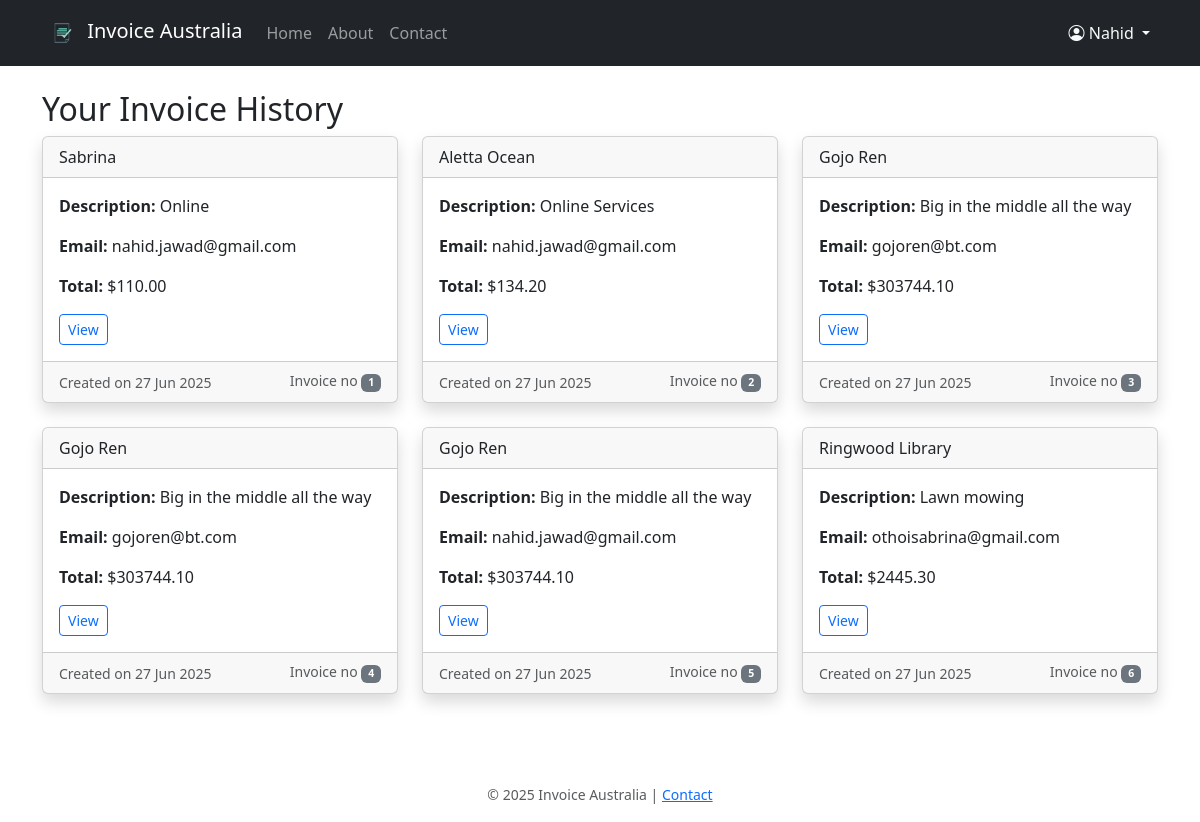
The page /history (signed in) on the database its author committed.
### app.py (models this page shows)
class Invoice(db.Model):
    id = db.Column(db.Integer, primary_key=True)
    user_id = db.Column(db.Integer, db.ForeignKey('user.id'), nullable=False)
    data = db.Column(db.Text, nullable=False)
    created_at = db.Column(db.DateTime, default=datetime.utcnow)

### app.py (the view)
@app.route("/history")
def history():
    if not session.get("user") or not session["user"].get("is_premium"):
        return redirect(url_for("premium"))
    user = User.query.get(session["user"]["id"])
    invoices = user.invoices
    for invoice in invoices:
        invoice.data = json.loads(invoice.data)
    return render_template("history.html", invoices=invoices)

### app.py (called while the page is built)
@app.context_processor
def inject_user():
    user_data = session.get("user")
    return dict(current_user=user_data)

@app.context_processor
def inject_year():
    return {'year': datetime.now().year}

@app.context_processor
def inject_globals():
    user = session.get("user")
    return {
        "current_user": user,
        "year": datetime.now().year,
        "is_premium": user.get("is_premium") if user else False,
    }

### templates/history.html
{% extends "base.html" %}
{% block content %}
<h2>Your Invoice History</h2>
<div class="row">
  {% for invoice in invoices %}
    <div class="col-md-4">
      <div class="card mb-4 shadow">
        <div class="card-header">{{ invoice.data.client_name }}</div>
        <div class="card-body">
          <p class="card-text"><strong>Description:</strong> {{ invoice.data.description }}</p>
          <p class="card-text"><strong>Email:</strong> {{ invoice.data.client_email }}</p>
          <p class="card-text"><strong>Total:</strong> ${{ "%.2f"|format(invoice.data.total) }}</p>
          <a href="{{ url_for('view_invoice', invoice_id=invoice.id) }}" class="btn btn-outline-primary btn-sm">View</a>
        </div>
        <div class="card-footer">
          <small class="text-body-secondary">Created on {{ invoice.created_at.strftime('%d %b %Y') }}</small>
          <small class="float-end text-body-secondary">Invoice no <span class="badge text-bg-secondary">{{ invoice.id }}</span></small>
        </div>
      </div>
    </div>
  {% endfor %}
</div>
{% endblock %}

### templates/base.html (shortened to what this page needs)
<!DOCTYPE html>
<html lang="en">
<head>
  <link href="https://cdn.jsdelivr.net/npm/bootstrap@5.3.2/dist/css/bootstrap.min.css" rel="stylesheet">
  <link rel="stylesheet" href="https://cdn.jsdelivr.net/npm/bootstrap-icons@1.10.5/font/bootstrap-icons.css">
</head>
<body>
  <nav class="navbar navbar-expand-lg navbar-dark bg-dark">
    <div class="container">
      <a href="{{ url_for('form') }}" class="navbar-brand">
        <img src="{{ url_for('static', filename='img/logo.png') }}" alt="Logo" height="40">
        Invoice Australia
      </a>
      <div class="collapse navbar-collapse justify-content-between" id="navbarNav">
        <ul class="navbar-nav">
          <li class="nav-item"><a class="nav-link" href="{{ url_for('form') }}">Home</a></li>
          <li class="nav-item"><a class="nav-link" href="/about">About</a></li>
          <li class="nav-item"><a class="nav-link" href="/contact">Contact</a></li>
        </ul>
        <ul class="navbar-nav ms-auto d-none d-lg-flex user-menu">
          {% if current_user %}
            <li class="nav-item dropdown">
              <a class="nav-link dropdown-toggle text-light" href="#" id="desktopUserMenu" role="button" data-bs-toggle="dropdown" aria-expanded="false">
                <i class="bi bi-person-circle"></i> {{ current_user["name"].split(' ')[0] }}
              </a>
            </li>
          {% else %}
            <li class="nav-item">
              <a class="btn btn-outline-light btn-sm" href="{{ url_for('google.login') }}">Login with Gmail</a>
            </li>
          {% endif %}
        </ul>
      </div>
    </div>
  </nav>
  <main class="container mt-4">
    {% block content %}{% endblock %}
  </main>
  <footer class="text-center text-muted mt-5 py-3">
    <small>&copy; {{ year }} Invoice Australia | <a href="/contact">Contact</a></small>
  </footer>
</body>
</html>

### templates/base.html (style rules this page uses)
.user-menu { display: flex; align-items: center; }

### rows shown on the page
Invoice: data.client_name "Sabrina", data.description "Online", data.client_email "nahid.jawad@gmail.com", data.total "110.00", created_at "27 Jun 2025", id "1"
Invoice: data.client_name "Aletta Ocean", data.description "Online Services", data.client_email "nahid.jawad@gmail.com", data.total "134.20", created_at "27 Jun 2025", id "2"
Invoice: data.client_name "Gojo Ren", data.description "Big in the middle all the way", data.client_email "gojoren@bt.com", data.total "303744.10", created_at "27 Jun 2025", id "3"
Invoice: data.client_name "Gojo Ren", data.description "Big in the middle all the way", data.client_email "gojoren@bt.com", data.total "303744.10", created_at "27 Jun 2025", id "4"
Invoice: data.client_name "Gojo Ren", data.description "Big in the middle all the way", data.client_email "nahid.jawad@gmail.com", data.total "303744.10", created_at "27 Jun 2025", id "5"
Invoice: data.client_name "Ringwood Library", data.description "Lawn mowing", data.client_email "othoisabrina@gmail.com", data.total "2445.30", created_at "27 Jun 2025", id "6"

### other values the page prints
{{ current_user["name"].split(' ')[0] }} "Nahid"
